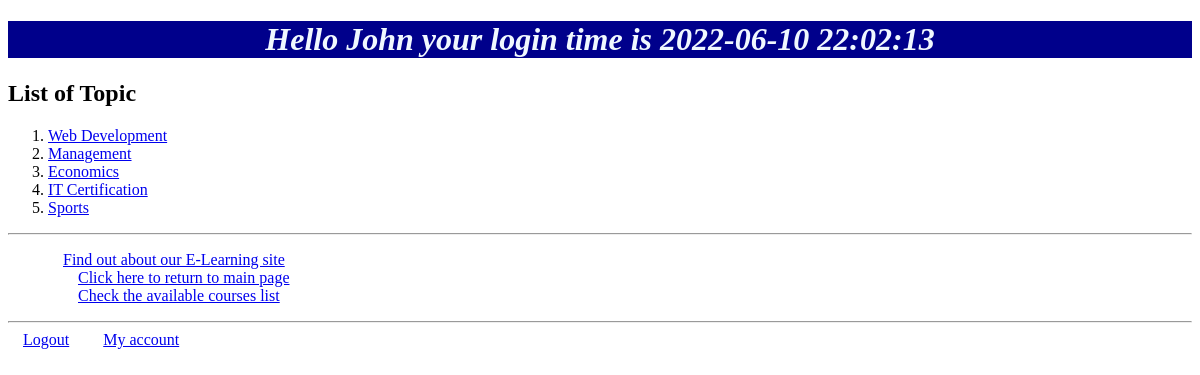
The app's page /Myapp/ (signed in) with its own data.
### Myapp/models.py (models this page shows, shortened)
class Topic(models.Model):
    Category_choice = [(1, 'Business'), (2, 'IT & Software'), (3, 'Finance & Accounting'), (4, 'Health&Fitness'),
                       (6, 'Development'), ]
    name = models.CharField(max_length=200)
    category = models.IntegerField(choices=Category_choice)

### Myapp/views.py (the view)
# urls.py: path(r'', views.index, name='index'),
def index(request):
    if not request.user.is_authenticated:
        msg = 'Please login or register'
        return render(request, 'Myapp/order_response.html', {'msg': msg})
    top_list = Topic.objects.all().order_by('id')[:10]
    if 'last_login' not in request.session:
        last_login = ''
    else:
        last_login = request.session.get('last_login')
    return render(request, 'Myapp/index.html', {'top_list': top_list, 'last_login': last_login})

### Myapp/templates/Myapp/index.html
{% extends 'Myapp/base.html' %}
{% block body_block %}
    {%  block content %}
        {%  if top_list %}
            <h2> List of Topic</h2>
            <ol>
               {%  for topic in top_list %}
                 <li><a href={% url 'Myapp:detail' topic.id %}>{{ topic.name}}</a></li>
               {% endfor %}
             </ol>
        {%  else %}
            <Strong> There are no available topics!</Strong>
        {% endif %}
    {%  endblock %}
{% endblock %}
{% block myhdg %}Hello {{ user.get_username }} your login time is {{ last_login }}{% endblock %}

### records on screen
Topic: name "Web Development"
Topic: name "Management"
Topic: name "Economics"
Topic: name "IT Certification"
Topic: name "Sports"

### other values on screen
{{ user.get_username }} "John"
{{ last_login }} "2022-06-10 22:02:13"
